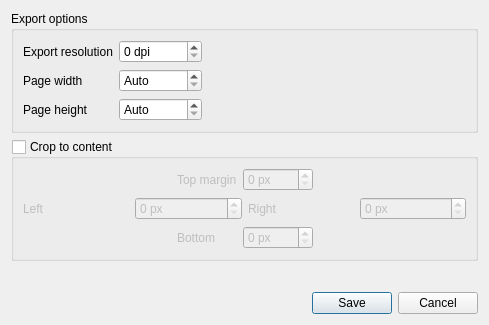
<?xml version="1.0" encoding="UTF-8"?>
<ui version="4.0">
 <class>ComposerImageExportOptionsDialog</class>
 <widget class="QDialog" name="ComposerImageExportOptionsDialog">
  <property name="geometry">
   <rect>
    <x>0</x>
    <y>0</y>
    <width>489</width>
    <height>325</height>
   </rect>
  </property>
  <property name="windowTitle">
   <string>Image export options</string>
  </property>
  <layout class="QVBoxLayout" name="verticalLayout">
   <item>
    <widget class="QGroupBox" name="groupBox">
     <property name="title">
      <string>Export options</string>
     </property>
     <layout class="QGridLayout" name="gridLayout">
      <item row="0" column="0" colspan="2">
       <widget class="QLabel" name="label_9">
        <property name="text">
         <string>Export resolution</string>
        </property>
       </widget>
      </item>
      <item row="2" column="0" colspan="2">
       <widget class="QLabel" name="label_13">
        <property name="text">
         <string>Page height</string>
        </property>
       </widget>
      </item>
      <item row="0" column="2" colspan="2">
       <widget class="QgsSpinBox" name="mResolutionSpinBox">
        <property name="suffix">
         <string> dpi</string>
        </property>
        <property name="prefix">
         <string/>
        </property>
        <property name="maximum">
         <number>3000</number>
        </property>
        <property name="showClearButton" stdset="0">
         <bool>false</bool>
        </property>
       </widget>
      </item>
      <item row="1" column="2" colspan="2">
       <widget class="QgsSpinBox" name="mWidthSpinBox">
        <property name="specialValueText">
         <string>Auto</string>
        </property>
        <property name="suffix">
         <string> px</string>
        </property>
        <property name="prefix">
         <string/>
        </property>
        <property name="minimum">
         <number>0</number>
        </property>
        <property name="maximum">
         <number>99999999</number>
        </property>
        <property name="showClearButton" stdset="0">
         <bool>false</bool>
        </property>
       </widget>
      </item>
      <item row="1" column="0">
       <widget class="QLabel" name="label_10">
        <property name="text">
         <string>Page width</string>
        </property>
       </widget>
      </item>
      <item row="2" column="2" colspan="2">
       <widget class="QgsSpinBox" name="mHeightSpinBox">
        <property name="specialValueText">
         <string>Auto</string>
        </property>
        <property name="suffix">
         <string> px</string>
        </property>
        <property name="prefix">
         <string/>
        </property>
        <property name="minimum">
         <number>0</number>
        </property>
        <property name="maximum">
         <number>99999999</number>
        </property>
        <property name="showClearButton" stdset="0">
         <bool>false</bool>
        </property>
       </widget>
      </item>
      <item row="1" column="4">
       <spacer name="horizontalSpacer_3">
        <property name="orientation">
         <enum>Qt::Horizontal</enum>
        </property>
        <property name="sizeHint" stdset="0">
         <size>
          <width>40</width>
          <height>20</height>
         </size>
        </property>
       </spacer>
      </item>
     </layout>
    </widget>
   </item>
   <item>
    <widget class="QgsCollapsibleGroupBoxBasic" name="mClipToContentGroupBox">
     <property name="title">
      <string>Crop to content</string>
     </property>
     <property name="checkable">
      <bool>true</bool>
     </property>
     <property name="checked">
      <bool>false</bool>
     </property>
     <layout class="QVBoxLayout" name="verticalLayout_5">
      <item>
       <layout class="QGridLayout" name="gridLayout_5">
        <item row="1" column="0" colspan="4">
         <layout class="QHBoxLayout" name="horizontalLayout_7">
          <item>
           <widget class="QLabel" name="label_5">
            <property name="text">
             <string>Left</string>
            </property>
           </widget>
          </item>
          <item>
           <widget class="QgsSpinBox" name="mLeftMarginSpinBox">
            <property name="suffix">
             <string> px</string>
            </property>
            <property name="maximum">
             <number>1000</number>
            </property>
           </widget>
          </item>
          <item>
           <widget class="QLabel" name="label_11">
            <property name="text">
             <string>Right</string>
            </property>
           </widget>
          </item>
          <item>
           <widget class="QgsSpinBox" name="mRightMarginSpinBox">
            <property name="suffix">
             <string> px</string>
            </property>
            <property name="maximum">
             <number>1000</number>
            </property>
           </widget>
          </item>
         </layout>
        </item>
        <item row="2" column="1">
         <widget class="QLabel" name="label_12">
          <property name="text">
           <string>Bottom</string>
          </property>
         </widget>
        </item>
        <item row="0" column="1">
         <widget class="QLabel" name="label_4">
          <property name="text">
           <string>Top margin</string>
          </property>
         </widget>
        </item>
        <item row="0" column="3">
         <spacer name="horizontalSpacer_2">
          <property name="orientation">
           <enum>Qt::Horizontal</enum>
          </property>
          <property name="sizeHint" stdset="0">
           <size>
            <width>40</width>
            <height>20</height>
           </size>
          </property>
         </spacer>
        </item>
        <item row="0" column="0">
         <spacer name="horizontalSpacer">
          <property name="orientation">
           <enum>Qt::Horizontal</enum>
          </property>
          <property name="sizeHint" stdset="0">
           <size>
            <width>40</width>
            <height>20</height>
           </size>
          </property>
         </spacer>
        </item>
        <item row="0" column="2">
         <widget class="QgsSpinBox" name="mTopMarginSpinBox">
          <property name="suffix">
           <string> px</string>
          </property>
          <property name="maximum">
           <number>1000</number>
          </property>
         </widget>
        </item>
        <item row="2" column="2">
         <widget class="QgsSpinBox" name="mBottomMarginSpinBox">
          <property name="suffix">
           <string> px</string>
          </property>
          <property name="maximum">
           <number>1000</number>
          </property>
         </widget>
        </item>
       </layout>
      </item>
     </layout>
    </widget>
   </item>
   <item>
    <spacer name="verticalSpacer">
     <property name="orientation">
      <enum>Qt::Vertical</enum>
     </property>
     <property name="sizeHint" stdset="0">
      <size>
       <width>20</width>
       <height>40</height>
      </size>
     </property>
    </spacer>
   </item>
   <item>
    <widget class="QDialogButtonBox" name="buttonBox">
     <property name="orientation">
      <enum>Qt::Horizontal</enum>
     </property>
     <property name="standardButtons">
      <set>QDialogButtonBox::Cancel|QDialogButtonBox::Save</set>
     </property>
    </widget>
   </item>
  </layout>
 </widget>
 <customwidgets>
  <customwidget>
   <class>QgsCollapsibleGroupBoxBasic</class>
   <extends>QGroupBox</extends>
   <header>qgscollapsiblegroupbox.h</header>
   <container>1</container>
  </customwidget>
  <customwidget>
   <class>QgsSpinBox</class>
   <extends>QSpinBox</extends>
   <header>qgsspinbox.h</header>
  </customwidget>
 </customwidgets>
 <tabstops>
  <tabstop>mResolutionSpinBox</tabstop>
  <tabstop>mWidthSpinBox</tabstop>
  <tabstop>mHeightSpinBox</tabstop>
  <tabstop>mClipToContentGroupBox</tabstop>
  <tabstop>mTopMarginSpinBox</tabstop>
  <tabstop>mLeftMarginSpinBox</tabstop>
  <tabstop>mRightMarginSpinBox</tabstop>
  <tabstop>mBottomMarginSpinBox</tabstop>
 </tabstops>
 <resources/>
 <connections>
  <connection>
   <sender>buttonBox</sender>
   <signal>accepted()</signal>
   <receiver>ComposerImageExportOptionsDialog</receiver>
   <slot>accept()</slot>
   <hints>
    <hint type="sourcelabel">
     <x>248</x>
     <y>254</y>
    </hint>
    <hint type="destinationlabel">
     <x>157</x>
     <y>274</y>
    </hint>
   </hints>
  </connection>
  <connection>
   <sender>buttonBox</sender>
   <signal>rejected()</signal>
   <receiver>ComposerImageExportOptionsDialog</receiver>
   <slot>reject()</slot>
   <hints>
    <hint type="sourcelabel">
     <x>316</x>
     <y>260</y>
    </hint>
    <hint type="destinationlabel">
     <x>286</x>
     <y>274</y>
    </hint>
   </hints>
  </connection>
 </connections>
</ui>
